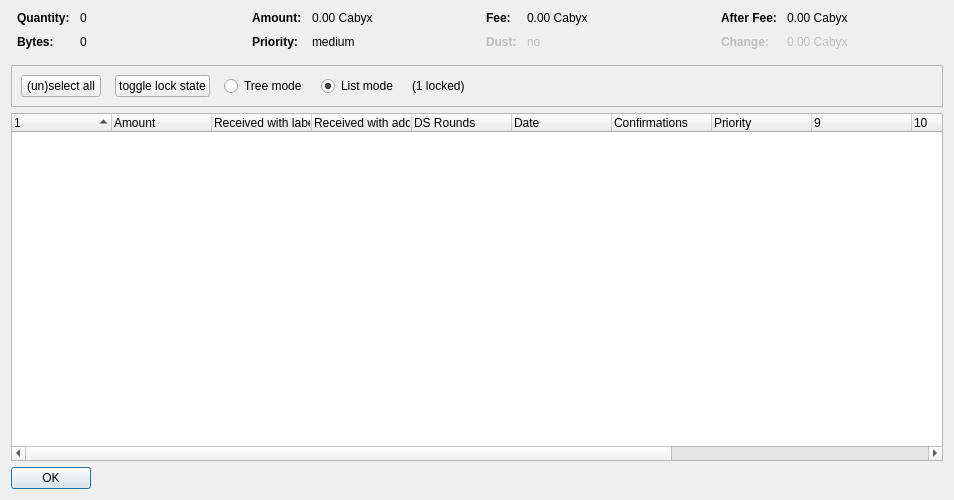
<?xml version="1.0" encoding="UTF-8"?>
<ui version="4.0">
 <class>CoinControlDialog</class>
 <widget class="QDialog" name="CoinControlDialog">
  <property name="geometry">
   <rect>
    <x>0</x>
    <y>0</y>
    <width>954</width>
    <height>500</height>
   </rect>
  </property>
  <property name="windowTitle">
   <string>Coin Selection</string>
  </property>
  <layout class="QVBoxLayout" name="verticalLayout">
   <item>
    <layout class="QHBoxLayout" name="horizontalLayoutTop" stretch="0,0,0,0">
     <property name="topMargin">
      <number>0</number>
     </property>
     <property name="bottomMargin">
      <number>10</number>
     </property>
     <item>
      <layout class="QFormLayout" name="formLayoutCoinControl1">
       <property name="horizontalSpacing">
        <number>10</number>
       </property>
       <property name="verticalSpacing">
        <number>10</number>
       </property>
       <property name="leftMargin">
        <number>6</number>
       </property>
       <property name="rightMargin">
        <number>6</number>
       </property>
       <item row="0" column="0">
        <widget class="QLabel" name="labelCoinControlQuantityText">
         <property name="font">
          <font>
           <weight>75</weight>
           <bold>true</bold>
          </font>
         </property>
         <property name="text">
          <string>Quantity:</string>
         </property>
        </widget>
       </item>
       <item row="0" column="1">
        <widget class="QLabel" name="labelCoinControlQuantity">
         <property name="cursor">
          <cursorShape>IBeamCursor</cursorShape>
         </property>
         <property name="contextMenuPolicy">
          <enum>Qt::ActionsContextMenu</enum>
         </property>
         <property name="text">
          <string notr="true">0</string>
         </property>
         <property name="textInteractionFlags">
          <set>Qt::LinksAccessibleByMouse|Qt::TextSelectableByKeyboard|Qt::TextSelectableByMouse</set>
         </property>
        </widget>
       </item>
       <item row="1" column="0">
        <widget class="QLabel" name="labelCoinControlBytesText">
         <property name="font">
          <font>
           <weight>75</weight>
           <bold>true</bold>
          </font>
         </property>
         <property name="text">
          <string>Bytes:</string>
         </property>
        </widget>
       </item>
       <item row="1" column="1">
        <widget class="QLabel" name="labelCoinControlBytes">
         <property name="cursor">
          <cursorShape>IBeamCursor</cursorShape>
         </property>
         <property name="contextMenuPolicy">
          <enum>Qt::ActionsContextMenu</enum>
         </property>
         <property name="text">
          <string notr="true">0</string>
         </property>
         <property name="textInteractionFlags">
          <set>Qt::LinksAccessibleByMouse|Qt::TextSelectableByKeyboard|Qt::TextSelectableByMouse</set>
         </property>
        </widget>
       </item>
      </layout>
     </item>
     <item>
      <layout class="QFormLayout" name="formLayoutCoinControl2">
       <property name="horizontalSpacing">
        <number>10</number>
       </property>
       <property name="verticalSpacing">
        <number>10</number>
       </property>
       <property name="leftMargin">
        <number>6</number>
       </property>
       <property name="rightMargin">
        <number>6</number>
       </property>
       <item row="0" column="0">
        <widget class="QLabel" name="labelCoinControlAmountText">
         <property name="font">
          <font>
           <weight>75</weight>
           <bold>true</bold>
          </font>
         </property>
         <property name="text">
          <string>Amount:</string>
         </property>
        </widget>
       </item>
       <item row="0" column="1">
        <widget class="QLabel" name="labelCoinControlAmount">
         <property name="cursor">
          <cursorShape>IBeamCursor</cursorShape>
         </property>
         <property name="contextMenuPolicy">
          <enum>Qt::ActionsContextMenu</enum>
         </property>
         <property name="text">
          <string notr="true">0.00 Cabyx</string>
         </property>
         <property name="textInteractionFlags">
          <set>Qt::LinksAccessibleByMouse|Qt::TextSelectableByKeyboard|Qt::TextSelectableByMouse</set>
         </property>
        </widget>
       </item>
       <item row="1" column="0">
        <widget class="QLabel" name="labelCoinControlPriorityText">
         <property name="font">
          <font>
           <weight>75</weight>
           <bold>true</bold>
          </font>
         </property>
         <property name="text">
          <string>Priority:</string>
         </property>
        </widget>
       </item>
       <item row="1" column="1">
        <widget class="QLabel" name="labelCoinControlPriority">
         <property name="cursor">
          <cursorShape>IBeamCursor</cursorShape>
         </property>
         <property name="contextMenuPolicy">
          <enum>Qt::ActionsContextMenu</enum>
         </property>
         <property name="text">
          <string>medium</string>
         </property>
         <property name="textInteractionFlags">
          <set>Qt::LinksAccessibleByMouse|Qt::TextSelectableByKeyboard|Qt::TextSelectableByMouse</set>
         </property>
        </widget>
       </item>
      </layout>
     </item>
     <item>
      <layout class="QFormLayout" name="formLayoutCoinControl3">
       <property name="horizontalSpacing">
        <number>10</number>
       </property>
       <property name="verticalSpacing">
        <number>10</number>
       </property>
       <property name="leftMargin">
        <number>6</number>
       </property>
       <property name="rightMargin">
        <number>6</number>
       </property>
       <item row="0" column="0">
        <widget class="QLabel" name="labelCoinControlFeeText">
         <property name="font">
          <font>
           <weight>75</weight>
           <bold>true</bold>
          </font>
         </property>
         <property name="text">
          <string>Fee:</string>
         </property>
        </widget>
       </item>
       <item row="0" column="1">
        <widget class="QLabel" name="labelCoinControlFee">
         <property name="cursor">
          <cursorShape>IBeamCursor</cursorShape>
         </property>
         <property name="contextMenuPolicy">
          <enum>Qt::ActionsContextMenu</enum>
         </property>
         <property name="text">
          <string notr="true">0.00 Cabyx</string>
         </property>
         <property name="textInteractionFlags">
          <set>Qt::LinksAccessibleByMouse|Qt::TextSelectableByKeyboard|Qt::TextSelectableByMouse</set>
         </property>
        </widget>
       </item>
       <item row="1" column="0">
        <widget class="QLabel" name="labelCoinControlLowOutputText">
         <property name="enabled">
          <bool>false</bool>
         </property>
         <property name="font">
          <font>
           <weight>75</weight>
           <bold>true</bold>
          </font>
         </property>
         <property name="text">
          <string>Dust:</string>
         </property>
        </widget>
       </item>
       <item row="1" column="1">
        <widget class="QLabel" name="labelCoinControlLowOutput">
         <property name="enabled">
          <bool>false</bool>
         </property>
         <property name="cursor">
          <cursorShape>IBeamCursor</cursorShape>
         </property>
         <property name="contextMenuPolicy">
          <enum>Qt::ActionsContextMenu</enum>
         </property>
         <property name="text">
          <string>no</string>
         </property>
         <property name="textInteractionFlags">
          <set>Qt::LinksAccessibleByMouse|Qt::TextSelectableByKeyboard|Qt::TextSelectableByMouse</set>
         </property>
        </widget>
       </item>
      </layout>
     </item>
     <item>
      <layout class="QFormLayout" name="formLayoutCoinControl4">
       <property name="horizontalSpacing">
        <number>10</number>
       </property>
       <property name="verticalSpacing">
        <number>10</number>
       </property>
       <property name="leftMargin">
        <number>6</number>
       </property>
       <property name="rightMargin">
        <number>6</number>
       </property>
       <item row="0" column="0">
        <widget class="QLabel" name="labelCoinControlAfterFeeText">
         <property name="font">
          <font>
           <weight>75</weight>
           <bold>true</bold>
          </font>
         </property>
         <property name="text">
          <string>After Fee:</string>
         </property>
        </widget>
       </item>
       <item row="0" column="1">
        <widget class="QLabel" name="labelCoinControlAfterFee">
         <property name="cursor">
          <cursorShape>IBeamCursor</cursorShape>
         </property>
         <property name="contextMenuPolicy">
          <enum>Qt::ActionsContextMenu</enum>
         </property>
         <property name="text">
          <string notr="true">0.00 Cabyx</string>
         </property>
         <property name="textInteractionFlags">
          <set>Qt::LinksAccessibleByMouse|Qt::TextSelectableByKeyboard|Qt::TextSelectableByMouse</set>
         </property>
        </widget>
       </item>
       <item row="1" column="0">
        <widget class="QLabel" name="labelCoinControlChangeText">
         <property name="enabled">
          <bool>false</bool>
         </property>
         <property name="font">
          <font>
           <weight>75</weight>
           <bold>true</bold>
          </font>
         </property>
         <property name="text">
          <string>Change:</string>
         </property>
        </widget>
       </item>
       <item row="1" column="1">
        <widget class="QLabel" name="labelCoinControlChange">
         <property name="enabled">
          <bool>false</bool>
         </property>
         <property name="cursor">
          <cursorShape>IBeamCursor</cursorShape>
         </property>
         <property name="contextMenuPolicy">
          <enum>Qt::ActionsContextMenu</enum>
         </property>
         <property name="text">
          <string notr="true">0.00 Cabyx</string>
         </property>
         <property name="textInteractionFlags">
          <set>Qt::LinksAccessibleByMouse|Qt::TextSelectableByKeyboard|Qt::TextSelectableByMouse</set>
         </property>
        </widget>
       </item>
      </layout>
     </item>
    </layout>
   </item>
   <item>
    <widget class="QFrame" name="frame">
     <property name="minimumSize">
      <size>
       <width>0</width>
       <height>40</height>
      </size>
     </property>
     <property name="frameShape">
      <enum>QFrame::StyledPanel</enum>
     </property>
     <property name="frameShadow">
      <enum>QFrame::Sunken</enum>
     </property>
     <layout class="QHBoxLayout" name="horizontalLayout">
      <item>
       <layout class="QHBoxLayout" name="horizontalLayoutPanel" stretch="0,0,0,0,0,0">
        <property name="spacing">
         <number>14</number>
        </property>
        <item>
         <widget class="QPushButton" name="pushButtonSelectAll">
          <property name="sizePolicy">
           <sizepolicy hsizetype="Maximum" vsizetype="Fixed">
            <horstretch>0</horstretch>
            <verstretch>0</verstretch>
           </sizepolicy>
          </property>
          <property name="text">
           <string>(un)select all</string>
          </property>
          <property name="autoDefault">
           <bool>false</bool>
          </property>
         </widget>
        </item>
        <item>
         <widget class="QPushButton" name="pushButtonToggleLock">
          <property name="sizePolicy">
           <sizepolicy hsizetype="Maximum" vsizetype="Fixed">
            <horstretch>0</horstretch>
            <verstretch>0</verstretch>
           </sizepolicy>
          </property>
          <property name="text">
           <string>toggle lock state</string>
          </property>
          <property name="autoDefault">
           <bool>false</bool>
          </property>
         </widget>
        </item>
        <item>
         <widget class="QRadioButton" name="radioTreeMode">
          <property name="sizePolicy">
           <sizepolicy hsizetype="Maximum" vsizetype="Fixed">
            <horstretch>0</horstretch>
            <verstretch>0</verstretch>
           </sizepolicy>
          </property>
          <property name="text">
           <string>Tree mode</string>
          </property>
         </widget>
        </item>
        <item>
         <widget class="QRadioButton" name="radioListMode">
          <property name="sizePolicy">
           <sizepolicy hsizetype="Maximum" vsizetype="Fixed">
            <horstretch>0</horstretch>
            <verstretch>0</verstretch>
           </sizepolicy>
          </property>
          <property name="text">
           <string>List mode</string>
          </property>
          <property name="checked">
           <bool>true</bool>
          </property>
         </widget>
        </item>
        <item>
         <widget class="QLabel" name="labelLocked">
          <property name="text">
           <string>(1 locked)</string>
          </property>
         </widget>
        </item>
        <item>
         <spacer name="horizontalSpacer">
          <property name="orientation">
           <enum>Qt::Horizontal</enum>
          </property>
          <property name="sizeHint" stdset="0">
           <size>
            <width>40</width>
            <height>20</height>
           </size>
          </property>
         </spacer>
        </item>
       </layout>
      </item>
     </layout>
    </widget>
   </item>
   <item>
    <widget class="CoinControlTreeWidget" name="treeWidget">
     <property name="contextMenuPolicy">
      <enum>Qt::CustomContextMenu</enum>
     </property>
     <property name="sortingEnabled">
      <bool>false</bool>
     </property>
     <property name="columnCount">
      <number>13</number>
     </property>
     <attribute name="headerShowSortIndicator" stdset="0">
      <bool>true</bool>
     </attribute>
     <attribute name="headerStretchLastSection">
      <bool>false</bool>
     </attribute>
     <column>
      <property name="text">
       <string/>
      </property>
     </column>
     <column>
      <property name="text">
       <string>Amount</string>
      </property>
     </column>
     <column>
      <property name="text">
       <string>Received with label</string>
      </property>
     </column>
     <column>
      <property name="text">
       <string>Received with address</string>
      </property>
     </column>
     <column>
      <property name="text">
       <string>DS Rounds</string>
      </property>
     </column>
     <column>
      <property name="text">
       <string>Date</string>
      </property>
     </column>
     <column>
      <property name="text">
       <string>Confirmations</string>
      </property>
      <property name="toolTip">
       <string>Confirmed</string>
      </property>
     </column>
     <column>
      <property name="text">
       <string>Priority</string>
      </property>
     </column>
     <column>
      <property name="text">
       <string/>
      </property>
     </column>
     <column>
      <property name="text">
       <string/>
      </property>
     </column>
     <column>
      <property name="text">
       <string/>
      </property>
     </column>
     <column>
      <property name="text">
       <string/>
      </property>
     </column>
     <column>
      <property name="text">
       <string/>
      </property>
     </column>
    </widget>
   </item>
   <item>
    <widget class="QDialogButtonBox" name="buttonBox">
     <property name="sizePolicy">
      <sizepolicy hsizetype="Maximum" vsizetype="Fixed">
       <horstretch>0</horstretch>
       <verstretch>0</verstretch>
      </sizepolicy>
     </property>
     <property name="orientation">
      <enum>Qt::Horizontal</enum>
     </property>
     <property name="standardButtons">
      <set>QDialogButtonBox::Ok</set>
     </property>
    </widget>
   </item>
  </layout>
 </widget>
 <customwidgets>
  <customwidget>
   <class>CoinControlTreeWidget</class>
   <extends>QTreeWidget</extends>
   <header>coincontroltreewidget.h</header>
  </customwidget>
 </customwidgets>
 <resources/>
 <connections/>
</ui>
